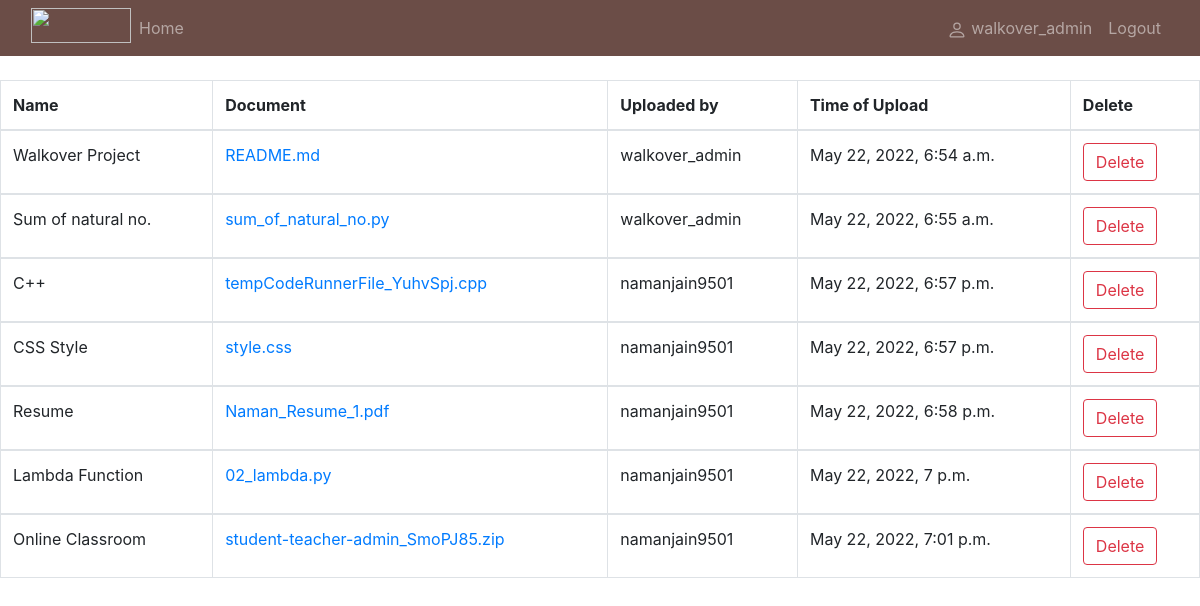
/doc_list/1 (signed in), run on the app's committed database.
### docplatform/models.py (models this page shows, shortened)
class User(AbstractUser):
    workspace = models.ManyToManyField(Workspace, blank=True)
    def __str__(self):
        return self.username

class Doc(models.Model):
    doc_name = models.CharField(max_length=100)
    uploaded_by= models.ForeignKey(User, on_delete=models.CASCADE)
    doc = models.FileField()
    time_upload = models.DateTimeField(auto_now_add=True)
    workspace = models.ForeignKey(Workspace, on_delete=models.CASCADE)

### docplatform/views.py (the view)
# urls.py: path('doc_list/<id>', views.doc_list, name="doc_list"),
def doc_list(request,id):
    worksp = Workspace.objects.get(pk=id)
    doc_list = Doc.objects.filter(workspace=id)
    return render(request,'list_doc.html',{'list':doc_list, 'workspace':worksp})

### docplatform/templates/list_doc.html (shortened to what this page needs)
{% if user.is_authenticated %}
<!doctype html>
<html lang="en">
  <head>
    <link rel="stylesheet" href="https://cdn.jsdelivr.net/npm/bootstrap@4.3.1/dist/css/bootstrap.min.css">
  </head>
  <body>
    {% include 'navbar.html' %}
<table class="table table-bordered">
    <thead>
      <tr>
        <th scope="col">Name</th>
        <th scope="col">Document</th>
        <th scope="col">Uploaded by</th>
        <th scope="col">Time of Upload</th>
        <th scope="col">Delete</th>
      </tr>
    </thead>
{% for i in list %}
    <tbody>
      <tr>
        <td>{{i.doc_name}}</td>
        <td><a href="{{i.doc.url}}">{{i.doc}}</a></td>
        <td>{{i.uploaded_by}}</td>
        <td>{{i.time_upload}}</td>
        <td><a href="{% url 'delete_doc' i.id workspace.id %}" class="btn btn-outline-danger">Delete</a></td>
      </tr>
    </tbody>
{% endfor %}
</table>
  </body>
</html>
{% endif %}

### docplatform/templates/navbar.html (shortened to what this page needs)
<nav class="navbar navbar-expand-lg navbar-dark" style="background-color: #6B4D47;">
    <div class="container-fluid">
      <div class="collapse navbar-collapse" id="navbarSupportedContent">
        <ul class="navbar-nav me-auto mb-2 mb-lg-0">
        <img src="https://walkover.in/assets/images/walkover_logo.svg" width="100px" height="35px">
        <li class="nav-item">
          <a class="nav-link" href="{% url 'front' %}">Home</a>
        </li>
        </ul>
        <ul class="navbar-nav ml-auto mb-2 mb-lg-0">
            {%if user.is_authenticated %}
            <li class="nav-item">
                <a class="nav-link" href="#">  {{request.user}}</a>
              </li>
              <li class="nav-item">
                <a class="nav-link" href="{% url 'logout' %}">Logout</a>
              </li>
            {% endif %}
      </div>
    </div>
  </nav>

### data on the page
User: user "walkover_admin"
Doc: doc_name "Walkover Project", doc "README.md", uploaded_by "walkover_admin", time_upload "May 22, 2022, 6:54 a.m."
Doc: doc_name "Sum of natural no.", doc "sum_of_natural_no.py", uploaded_by "walkover_admin", time_upload "May 22, 2022, 6:55 a.m."
Doc: doc_name "C++", doc "tempCodeRunnerFile_YuhvSpj.cpp", uploaded_by "namanjain9501", time_upload "May 22, 2022, 6:57 p.m."
Doc: doc_name "CSS Style", doc "style.css", uploaded_by "namanjain9501", time_upload "May 22, 2022, 6:57 p.m."
Doc: doc_name "Resume", doc "Naman_Resume_1.pdf", uploaded_by "namanjain9501", time_upload "May 22, 2022, 6:58 p.m."
Doc: doc_name "Lambda Function", doc "02_lambda.py", uploaded_by "namanjain9501", time_upload "May 22, 2022, 7 p.m."
Doc: doc_name "Online Classroom", doc "student-teacher-admin_SmoPJ85.zip", uploaded_by "namanjain9501", time_upload "May 22, 2022, 7:01 p.m."
